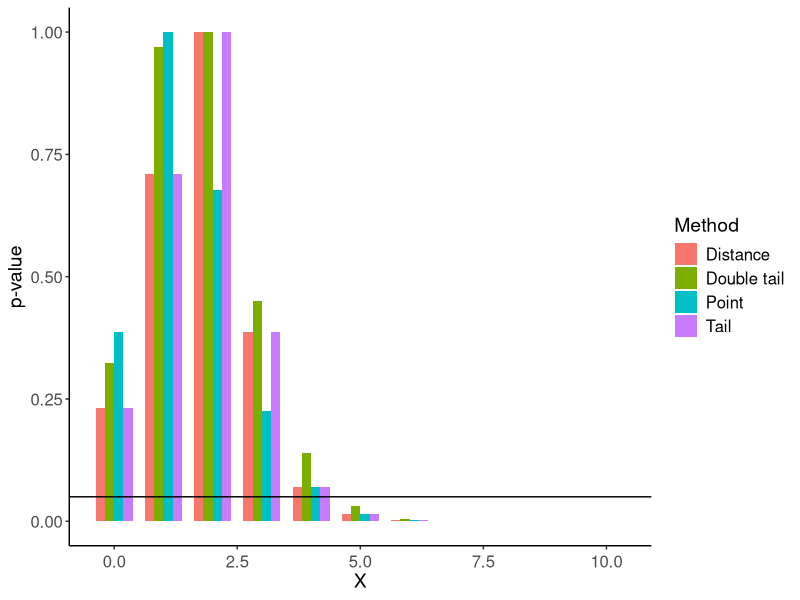
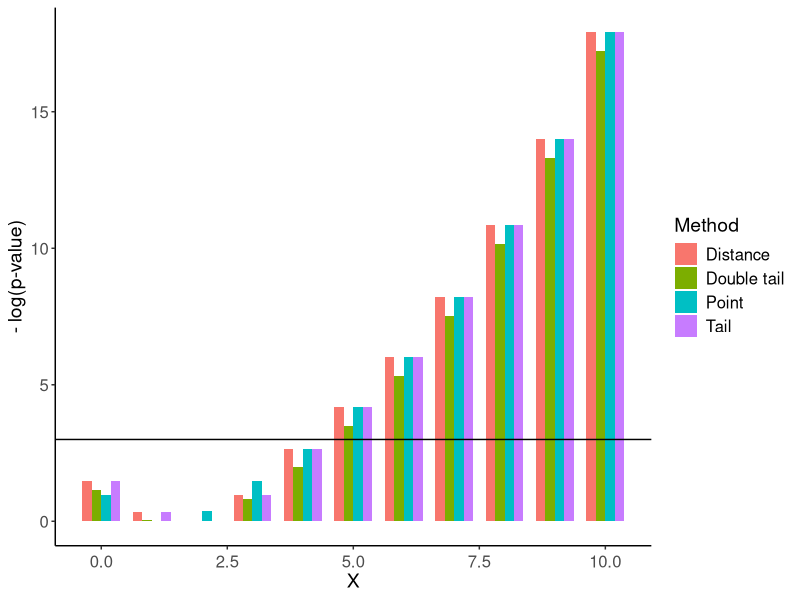
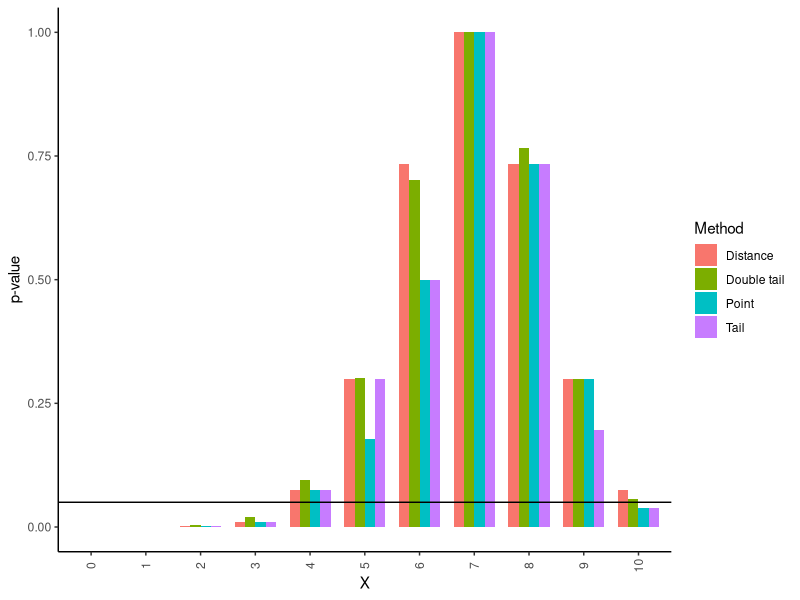
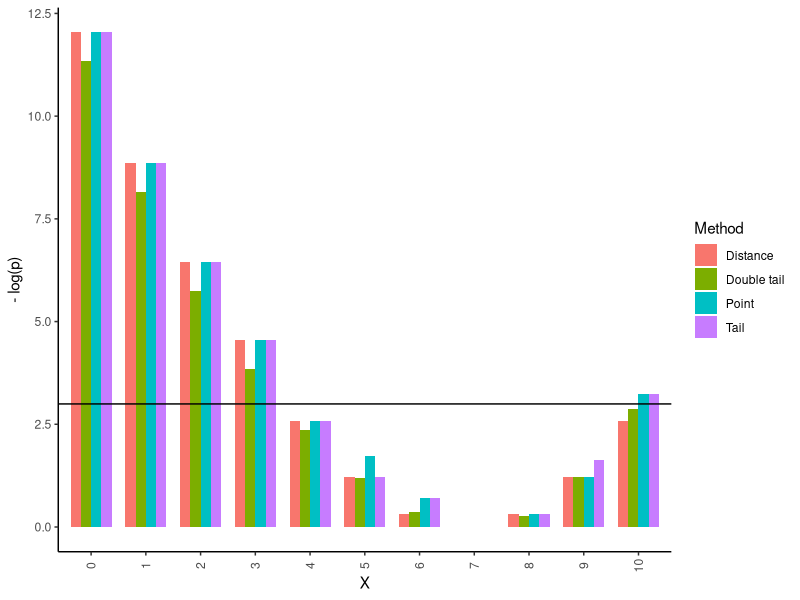
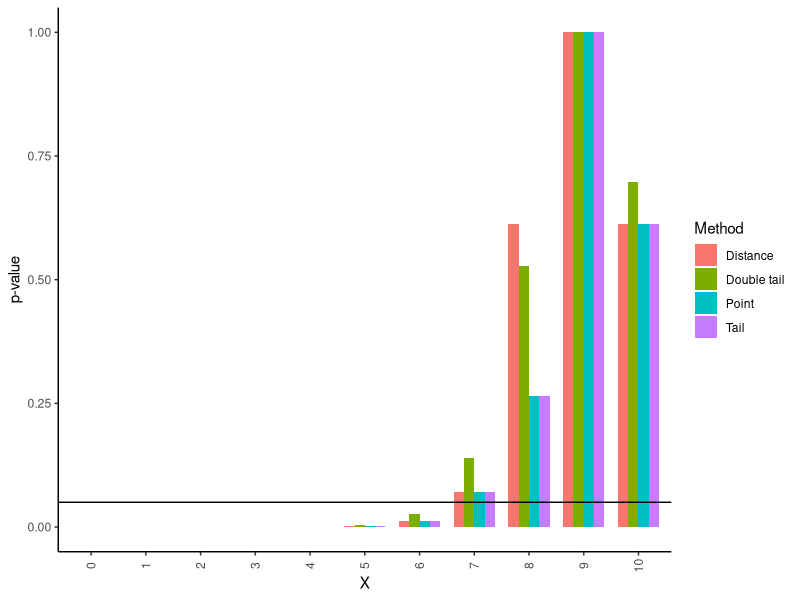
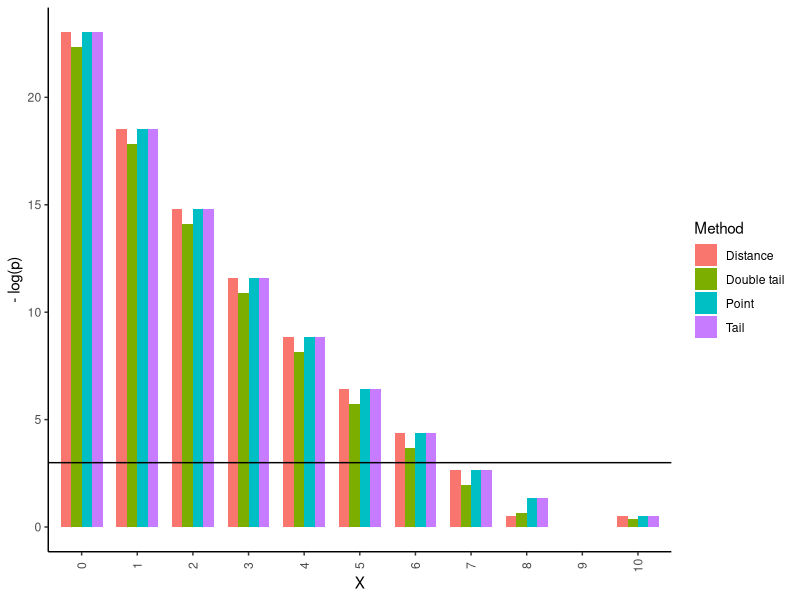
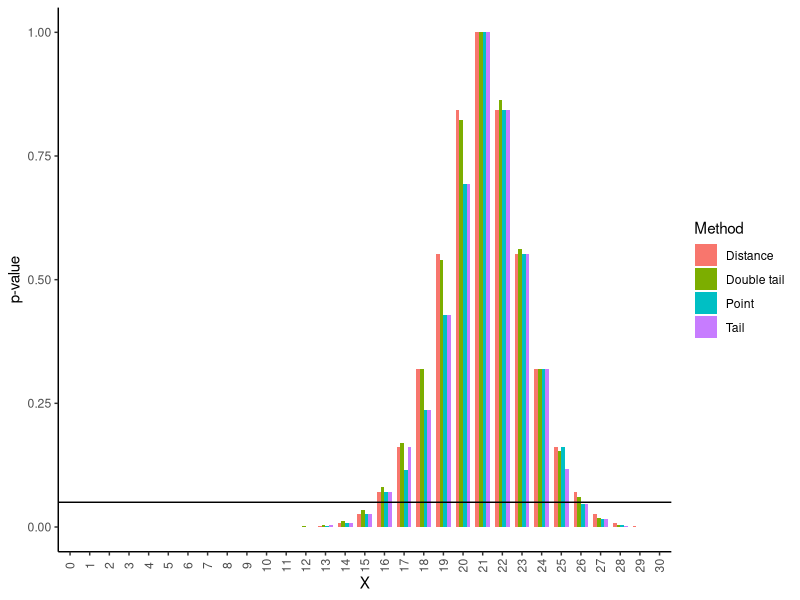
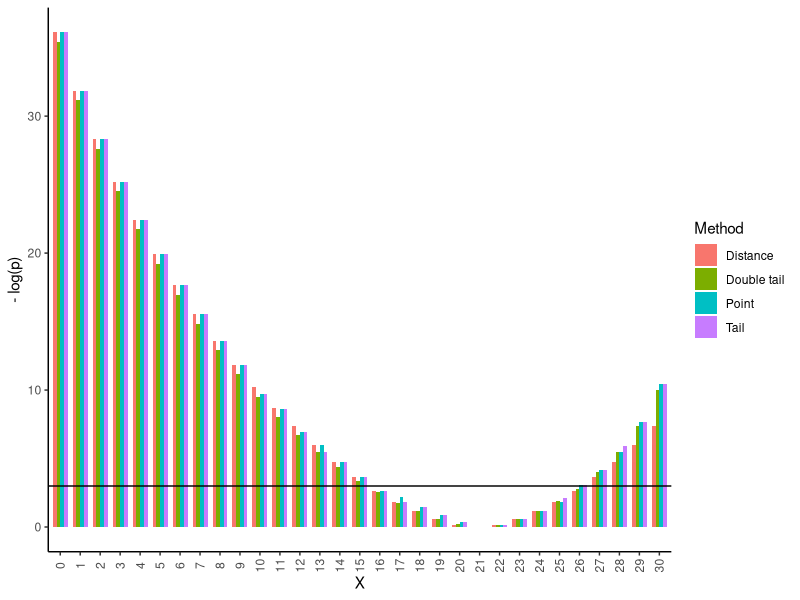

R code for these plots, in order:
## ---- chunk 1
knitr::opts_chunk$set(echo = TRUE)
## ---- chunk 2
library(ggplot2)
library(reshape2)
library(tidyverse)
## ---- chunk 3
dmodel <- function(x, n, p){
  dbinom(x, n, p)
}

pmodel <- function(x, n, p, tail_left = TRUE){
  pbinom(x, n, p, tail_left)
}

sample_space <- function(n){
  0:n
}

expected_val_model <- function(n, p){
  n*p
}

## ---- chunk 4
p_val_a <- function(x, n, p){
  pr_tail_l = pmodel(x, n, p, tail_left = TRUE)
  ## Use 1 - tail prob but add point prob
  pr_tail_r = 1 - pr_tail_l + dmodel(x, n, p)
  
  p_val = 2 * min(pr_tail_l, pr_tail_r, 1/2)
  p_val
}

p_val_a(7, 10, 0.7)
## ---- chunk 5
p_val_b <- function(x, n, p, multi_modal = TRUE){
  W_x = dmodel(x, n, p)
  
  S = sample_space(n)
  p_val = 0
  
  if (multi_modal){
    # If multimodal makes this a bad for this p-method
    for(y in S){
      W_y = dmodel(y, n, p)
      if(W_y > W_x){
      }
      else{
        p_y = W_y
        p_val = p_val + p_y
      }
    }
  }
  else{
    #WIP of effectivised computation
  }
  
  p_val
}

p_val_b(3, 10, 0.3, TRUE)
## ---- chunk 6
# Assuming point mass function
p_val_c <- function(x, n, p){
  p_tail_l = pmodel(x, n, p, tail_left = TRUE)
  p_tail_r = 1 - p_tail_l + dmodel(x, n, p)
  epsilon = 1e-8
  if (p_tail_l < p_tail_r + epsilon){
    # Add the maximum right tail that is smaller than left tail
    ## Start with 0 tail and add one point mass at a time until it grow bigger than left tail
    r_tail_max_smaller = 0
    y = n
    sugg = r_tail_max_smaller
    while(sugg < p_tail_l + epsilon){
      r_tail_max_smaller = sugg # Accept suggestion
      r_add = dmodel(y, n, p) # Calculate new point mass to be added
      sugg = sugg + r_add # Propose new suggestion
      y = y - 1 # Take one lower y-value
    }
    p_val = p_tail_l +  r_tail_max_smaller
  }
  else{
    # Do the same thing but find maximum smaller left tail instead of right
    l_tail_max_smaller = 0
    y = 0
    sugg = l_tail_max_smaller
    while(sugg < p_tail_r + epsilon){
      l_tail_max_smaller = sugg # Accept suggestion
      l_add = dmodel(y, n, p) # Calculate new point mass to be added
      sugg = sugg + l_add # Propose new suggestion
      y = y + 1 # Take one higher y-value
    }
    p_val = p_tail_r +  l_tail_max_smaller
  }
  if(p_val > 1){ # If the distrbution is symmetric it will count the central event twice.
    return(1)
  }
  p_val
}

p_val_c(7, 10, 0.68)
## ---- chunk 7
p_val_d <- function(x, n, p) {
  exp_val = expected_val_model(n, p)
  W_x = abs(x - exp_val)
  
  p_val = 0
  S = sample_space(n)
  for(y in S){
    W_y = abs(y - exp_val)
    if(W_y < W_x){}
    else{
      p_val = p_val + dmodel(y, n, p)
    }
  }
  p_val
}

p_val_d(7, 10, 0.7)
## ---- chunk 8
observator <- function(x, n, p){
  pr_tail_l = pmodel(x, n, p)
  pr_tail_r = 1 - pr_tail_l + dmodel(x, n, p)
  min(pr_tail_l, pr_tail_r)
}

p_val_obs <- function(x, n, p){
  W_x = observator(x, n, p)
  S = sample_space(n)
  
  p_val = 0
  epsilon = 1e-8
  
  for(i in S){
    W_i = observator(i, n, p)
    if(W_i < W_x + epsilon){
      p_val = p_val + dmodel(i, n, p)
    }
  }
  p_val
}

p_val_obs(3, 10, 0.3)
## ---- chunk 9
observator_b <- function(x, n, p){
  dbinom(x, n, p)
}
observator_c <-function(x, n, p){
  p_tail_l = pmodel(x, n, p)
  p_tail_r = 1 - p_tail_l + dmodel(x, n, p)
  min(p_tail_r, p_tail_l)
}

observator_b(10, 10, 0.7)
observator_c(10, 10, 0.7)

## ---- chunk 10
dmodel <- function(x, n, p){
  dbinom(x, n, p)
}

pmodel <- function(x, n, p, tail_left = TRUE){
  pbinom(x, n, p, tail_left)
}

sample_space <- function(n){
  0:n
}

expected_val_model <- function(n, p){
  n*p
}

## ---- chunk 11
comparison_p_vals <- function(n, p){
  p_a = NULL
  p_b = NULL
  p_c = NULL
  p_d = NULL

  for(i in 0:n){
    p_a = c(p_a, p_val_a(i, n, p))
    p_b = c(p_b, p_val_b(i, n, p))
    p_c = c(p_c, p_val_c(i, n, p))
    p_d = c(p_d, p_val_d(i, n, p))
  }
  
  df <- data.frame(p_a, p_b, p_c, p_d)
  colnames(df) <- c("Double tail", "Point", "Tail", "Distance")  #Added zero width space for "Double tail" to be shown first in plot
  df["x_val"] <- 0:n
  
  df
}

df <- comparison_p_vals(10, 1/6)

df %>%
  pivot_longer(-x_val, names_to = "Method", values_to = "P") %>%
  ggplot(aes(x = x_val, y = P, fill = Method), xlab = "Method") +
  geom_bar(stat = "identity", width = .75, position = "dodge") +
  theme_classic() +
  labs(x = "X", y = "p-value")+
  theme(axis.text.x = element_text(size = 12, angle = 0, vjust = 0.5), axis.text.y = element_text(size = 12), axis.title = element_text(size = 14), legend.text = element_text(size = 12), legend.title = element_text(size = 14))+
  geom_hline(yintercept = .05)
  #scale_x_discrete(limits = factor(13:28))
  

df %>%
  pivot_longer(-x_val, names_to = "Method", values_to = "P") %>%
  ggplot(aes(x = x_val, y = -log(P), fill = Method), xlab = "Method") +
  geom_bar(stat = "identity", width = .75, position = "dodge") +
  theme_classic() +
  labs(x = "X", y = "- log(p-value)")+
  theme(axis.text.x = element_text(size = 12, angle = 0, vjust = 0.5), axis.text.y = element_text(size = 12), axis.title = element_text(size = 14), legend.text = element_text(size = 12), legend.title = element_text(size = 14))+
  #scale_x_discrete(limits = factor(13:28))
  geom_hline(yintercept = -log(5e-2))
## ---- chunk 12
df <- comparison_p_vals(10, 0.7)

df %>%
  pivot_longer(-x_val, names_to = "Method", values_to = "P") %>%
  ggplot(aes(x = factor(x_val), y = P, fill = Method), xlab = "Method") +
  geom_bar(stat = "identity", width = .75, position = "dodge") +
  theme_classic() +
  labs(x = "X", y = "p-value")+
  theme(axis.text.x = element_text(angle = 90, vjust = 0.5))+
  geom_hline(yintercept = .05)
  #scale_x_discrete(limits = factor(13:28))
  

df %>%
  pivot_longer(-x_val, names_to = "Method", values_to = "P") %>%
  ggplot(aes(x = factor(x_val), y = -log(P), fill = Method), xlab = "Method") +
  geom_bar(stat = "identity", width = .75, position = "dodge") +
  theme_classic() +
  labs(x = "X", y = "- log(p)")+
  theme(axis.text.x = element_text(angle = 90, vjust = 0.5))+
  #scale_x_discrete(limits = factor(13:28))
  geom_hline(yintercept = -log(5e-2))
## ---- chunk 13
df <- comparison_p_vals(10, 0.9)

df %>%
  pivot_longer(-x_val, names_to = "Method", values_to = "P") %>%
  ggplot(aes(x = factor(x_val), y = P, fill = Method), xlab = "Method") +
  geom_bar(stat = "identity", width = .75, position = "dodge") +
  theme_classic() +
  labs(x = "X", y = "p-value")+
  theme(axis.text.x = element_text(angle = 90, vjust = 0.5))+
  geom_hline(yintercept = .05)
  #scale_x_discrete(limits = factor(13:28))
  

df %>%
  pivot_longer(-x_val, names_to = "Method", values_to = "P") %>%
  ggplot(aes(x = factor(x_val), y = -log(P), fill = Method), xlab = "Method") +
  geom_bar(stat = "identity", width = .75, position = "dodge") +
  theme_classic() +
  labs(x = "X", y = "- log(p)")+
  theme(axis.text.x = element_text(angle = 90, vjust = 0.5))+
  #scale_x_discrete(limits = factor(13:28))
  geom_hline(yintercept = -log(5e-2))
## ---- chunk 14
df <- comparison_p_vals(30, 0.7)

df %>%
  pivot_longer(-x_val, names_to = "Method", values_to = "P") %>%
  ggplot(aes(x = factor(x_val), y = P, fill = Method), xlab = "Method") +
  geom_bar(stat = "identity", width = .75, position = "dodge") +
  theme_classic() +
  labs(x = "X", y = "p-value")+
  theme(axis.text.x = element_text(angle = 90, vjust = 0.5))+
  geom_hline(yintercept = .05)
  #scale_x_discrete(limits = factor(13:28))
  

df %>%
  pivot_longer(-x_val, names_to = "Method", values_to = "P") %>%
  ggplot(aes(x = factor(x_val), y = -log(P), fill = Method), xlab = "Method") +
  geom_bar(stat = "identity", width = .75, position = "dodge") +
  theme_classic() +
  labs(x = "X", y = "- log(p)")+
  theme(axis.text.x = element_text(angle = 90, vjust = 0.5))+
  #scale_x_discrete(limits = factor(13:28))
  geom_hline(yintercept = -log(5e-2))
  
## ---- chunk 15
df <- comparison_p_vals(30, 0.9)

df %>%
  pivot_longer(-x_val, names_to = "Method", values_to = "P") %>%
  ggplot(aes(x = factor(x_val), y = P, fill = Method), xlab = "Method") +
  geom_bar(stat = "identity", width = .75, position = "dodge") +
  theme_classic() +
  labs(x = "X", y = "p-value")+
  theme(axis.text.x = element_text(angle = 90, vjust = 0.5))+
  geom_hline(yintercept = .05)
  #scale_x_discrete(limits = factor(13:28))
  

df %>%
  pivot_longer(-x_val, names_to = "Method", values_to = "P") %>%
  ggplot(aes(x = factor(x_val), y = -log(P), fill = Method), xlab = "Method") +
  geom_bar(stat = "identity", width = .75, position = "dodge") +
  theme_classic() +
  labs(x = "X", y = "- log(p)")+
  theme(axis.text.x = element_text(angle = 90, vjust = 0.5))+
  #scale_x_discrete(limits = factor(13:28))
  geom_hline(yintercept = -log(5e-2))
## ---- chunk 16
df <- comparison_p_vals(50, 0.7)

df %>%
  pivot_longer(-x_val, names_to = "Method", values_to = "P") %>%
  ggplot(aes(x = factor(x_val), y = P, fill = Method), xlab = "Method") +
  geom_bar(stat = "identity", width = .75, position = "dodge") +
  theme_classic() +
  labs(x = "X", y = "p-value")+
  theme(axis.text.x = element_text(angle = 90, vjust = 0.5))+
  geom_hline(yintercept = .05)
  #scale_x_discrete(limits = factor(13:28))
  

df %>%
  pivot_longer(-x_val, names_to = "Method", values_to = "P") %>%
  ggplot(aes(x = factor(x_val), y = -log(P), fill = Method), xlab = "Method") +
  geom_bar(stat = "identity", width = .75, position = "dodge") +
  theme_classic() +
  labs(x = "X", y = "- log(p)")+
  theme(axis.text.x = element_text(angle = 90, vjust = 0.5))+
  #scale_x_discrete(limits = factor(13:28))
  geom_hline(yintercept = -log(5e-2))
## ---- chunk 17
df <- comparison_p_vals(50, 0.9)

df %>%
  pivot_longer(-x_val, names_to = "Method", values_to = "P") %>%
  ggplot(aes(x = factor(x_val), y = P, fill = Method), xlab = "Method") +
  geom_bar(stat = "identity", width = .75, position = "dodge") +
  theme_classic() +
  labs(x = "X", y = "p-value")+
  theme(axis.text.x = element_text(angle = 90, vjust = 0.5))+
  geom_hline(yintercept = .05)
  #scale_x_discrete(limits = factor(13:28))
  

df %>%
  pivot_longer(-x_val, names_to = "Method", values_to = "P") %>%
  ggplot(aes(x = factor(x_val), y = -log(P), fill = Method), xlab = "Method") +
  geom_bar(stat = "identity", width = .75, position = "dodge") +
  theme_classic() +
  labs(x = "X", y = "- log(p)")+
  theme(axis.text.x = element_text(angle = 90, vjust = 0.5))+
  #scale_x_discrete(limits = factor(13:28))
  geom_hline(yintercept = -log(5e-2))
## ---- chunk 18
df <- comparison_p_vals(100, 0.7)

df %>%
  pivot_longer(-x_val, names_to = "Method", values_to = "P") %>%
  ggplot(aes(x = factor(x_val), y = P, fill = Method), xlab = "Method") +
  geom_bar(stat = "identity", width = .75, position = "dodge") +
  theme_classic() +
  labs(x = "X", y = "p-value")+
  theme(axis.text.x = element_text(angle = 90, vjust = 0.5))+
  geom_hline(yintercept = .05)
  #scale_x_discrete(limits = factor(13:28))
  

df %>%
  pivot_longer(-x_val, names_to = "Method", values_to = "P") %>%
  ggplot(aes(x = factor(x_val), y = -log(P), fill = Method), xlab = "Method") +
  geom_bar(stat = "identity", width = .75, position = "dodge") +
  theme_classic() +
  labs(x = "X", y = "- log(p)")+
  theme(axis.text.x = element_text(angle = 90, vjust = 0.5))+
  #scale_x_discrete(limits = factor(13:28))
  geom_hline(yintercept = -log(5e-2))+
  scale_x_discrete(limits = factor(30:50))
## ---- chunk 19
n = 40
p = 0.82

df <-comparison_p_vals(n, p)

df %>%
  pivot_longer(-x_val, names_to = "Method", values_to = "P") %>%
  ggplot(aes(x = factor(x_val), y = P, fill = Method), xlab = "Method") +
  geom_bar(stat = "identity", width = .75, position = "dodge") +
  theme_classic() +
  labs(x = "X", y = "p-value")+
  theme(axis.text.x = element_text(angle = 90, vjust = 0.5))+
  geom_hline(yintercept = .05)+
  scale_x_discrete(limits = factor(25:38))
  

df %>%
  pivot_longer(-x_val, names_to = "Method", values_to = "P") %>%
  ggplot(aes(x = factor(x_val), y = -log(P), fill = Method), xlab = "Method") +
  geom_bar(stat = "identity", width = .75, position = "dodge") +
  theme_classic() +
  labs(x = "X", y = "- log(p)")+
  theme(axis.text.x = element_text(angle = 90, vjust = 0.5))+
  #scale_x_discrete(limits = factor(13:28))
  geom_hline(yintercept = -log(5e-2))
  
  

# Plotting 
df_points = data.frame(x = 0:n, y = dbinom(0:n, n, p))
ggplot(df_points, aes(x = x, y = y)) +
  geom_bar(stat = "identity")+
  xlim(25, 38)
## ---- chunk 20
dmodel <- function(x, n, p, unhyperness = 1){
  k = n
  m = round(unhyperness * k)
  n_ = round(m * (1-p)/p)
  dhyper(x, m, n_, k)
}

pmodel <- function(x, n, p, unhyperness = 1, tail_left = TRUE){
  k = n
  m = round(unhyperness * k)
  n_ = round(m * (1-p)/p)
  val = phyper(x, m, n_, k, lower.tail = tail_left)
  
  if(is.nan(val)){
    0
  }
  else{
    val
  }
}

sample_space <- function(n){
  0:n
}

expected_val_model <- function(n, p){
  n*p
}

?floor
## ---- chunk 21
k = 10
n_ = round(1 * k)
m = round(n_ * 0.5 / 0.5)

phyper(10, m, n_, k, FALSE)

pmodel(10, 10, 0.5, FALSE)
## ---- chunk 22
observator <- function(x, n, p){
  pr_tail_l = pmodel(x, n, p)
  pr_tail_r = 1- pr_tail_l + dmodel(x, n, p)
  min(pr_tail_l, pr_tail_r)
}

p_val_a(7, 10, 0.5)
p_val_b(7, 10, 0.5)
p_val_c(7, 10, 0.5)
p_val_d(7, 10, 0.5)

comparison_p_vals(10, 0.47)
## ---- chunk 23
comparison_p_vals(10, 0.68)
## ---- chunk 24
pmodel(3, 10, 0.7)
pmodel(3, 10, 0.7, tail_left = FALSE) + dmodel(3, 10, 0.7)
## ---- chunk 25
df <- comparison_p_vals(10, 0.9)

df %>%
  pivot_longer(-x_val, names_to = "variable", values_to = "P") %>%
  ggplot(aes(x = x_val, y = P, fill = variable), xlab = "Method") +
  geom_bar(stat = "identity", width = .75, position = "dodge")
## ---- chunk 26
fisher_p_val_test <- function(n_x, n_y){
  c_vec = 0:(n_x + n_y)
  
  p_df = data.frame(matrix(NA, nrow = n_x + n_y, ncol = n_x + n_y))
  rownames(p_df) <- 0:(n_x + n_y)
  colnames(p_df) <- 0:(n_x + n_y)
  for(c in c_vec){
    x_vec = 0:c
    for(x in x_vec){
      #Calculate p value
      #Set p_value at place p_df[x, c]
    }
  }
}
